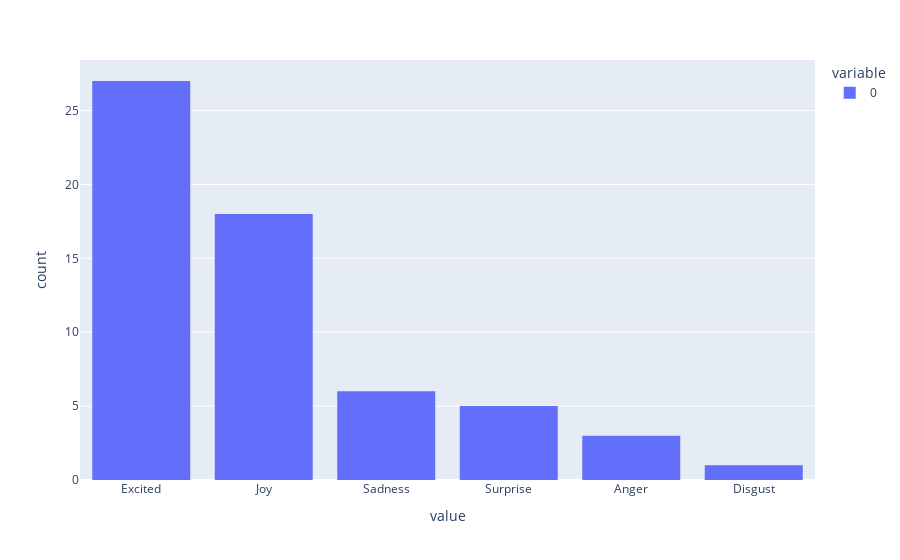

Notebook source saved alongside this figure:
### Code cell
import plotly.express as px

fig = px.histogram(emotion_labels)
fig.show()

### Figure 1 — Plotly figure (JSON) as saved in the notebook; plotly's stock layout.template omitted (floating-point values rounded to 4 significant figures)
{"data": [{"alignmentgroup": "True", "bingroup": "x", "hovertemplate": "variable=0<br>value=%{x}<br>count=%{y}<extra></extra>", "legendgroup": "0", "marker": {"color": "#636efa", "pattern": {"shape": ""}}, "name": "0", "offsetgroup": "0", "orientation": "v", "showlegend": true, "type": "histogram", "x": ["Excited", "Joy", "Excited", "Excited", "Joy", "Excited", "Excited", "Sadness", "Surprise", "Sadness", "Joy", "Excited", "Joy", "Excited", "Excited", "Sadness", "Excited", "Excited", "Excited", "Joy", "Surprise", "Joy", "Excited", "Joy", "Sadness", "Joy", "Excited", "Surprise", "Joy", "Joy", "Joy", "Anger", "Excited", "Excited", "Joy", "Excited", "Disgust", "Surprise", "Excited", "Excited", "Joy", "Anger", "Anger", "Excited", "Joy", "Surprise", "Sadness", "Excited", "Joy", "Joy", "Excited", "Sadness", "Excited", "Excited", "Excited", "Excited", "Joy", "Excited", "Excited", "Joy"], "xaxis": "x", "yaxis": "y"}], "layout": {"barmode": "relative", "legend": {"title": {"text": "variable"}, "tracegroupgap": 0}, "margin": {"t": 60}, "xaxis": {"anchor": "y", "domain": [0, 1], "title": {"text": "value"}}, "yaxis": {"anchor": "x", "domain": [0, 1], "title": {"text": "count"}}}}
